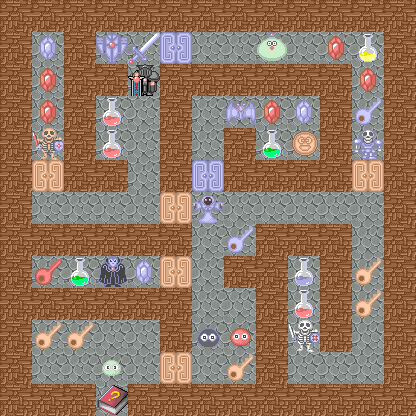

Below is a game level as drawn by its tile map, then a one-line description and the .tmx that defines it (tile-layer data replaced by summaries):
An orthogonal 13x13 tile map with 32x32 px tiles, 5 tile layers (floor, wall, enemy, door, ...), 4 tilesets and 2 objects (npc, teleport).

<map version="1.8" tiledversion="1.8.5" orientation="orthogonal" renderorder="right-down" width="13" height="13" tilewidth="32" tileheight="32" infinite="0" nextlayerid="7" nextobjectid="3">
 <tileset firstgid="1" name="terrain" tilewidth="32" tileheight="32" tilecount="2" columns="2">
  <image source="terrain.png" width="64" height="32" />
 </tileset>
 <tileset firstgid="3" name="enemy" tilewidth="32" tileheight="32" tilecount="256" columns="4">
  <image source="enemy.png" width="128" height="2048" />
 </tileset>
 <tileset firstgid="259" name="door" tilewidth="32" tileheight="32" tilecount="16" columns="4">
  <image source="door.png" width="128" height="128" />
 </tileset>
 <tileset firstgid="275" name="item" tilewidth="32" tileheight="32" tilecount="64" columns="4">
  <image source="item.png" width="128" height="512" />
 </tileset>
 <layer id="1" name="floor" width="13" height="13">
  <data>[169 cells, 169 non-empty, 1 distinct tile ids]</data>
 </layer>
 <layer id="2" name="wall" width="13" height="13">
  <data>[169 cells, 93 non-empty, 1 distinct tile ids]</data>
 </layer>
 <layer id="3" name="enemy" width="13" height="13">
  <data>[169 cells, 11 non-empty, 11 distinct tile ids]</data>
 </layer>
 <layer id="4" name="door" width="13" height="13">
  <data>[169 cells, 7 non-empty, 2 distinct tile ids]</data>
 </layer>
 <layer id="5" name="item" width="13" height="13">
  <data>[169 cells, 27 non-empty, 13 distinct tile ids]</data>
 </layer>
 <objectgroup id="6" name="object">
  <object id="1" name="npc0" type="npc" x="128" y="320" width="32" height="32">
   <properties>
    <property name="image" value="npc.png" />
    <property name="rectX" value="0" />
    <property name="rectY" value="0" />
   </properties>
  </object>
  <object id="2" type="teleport" x="192" y="32" width="32" height="32">
   <properties>
    <property name="heroTileCoordX" value="2" />
    <property name="heroTileCoordY" value="11" />
    <property name="image" value="down_floor.png" />
    <property name="targetMap" value="1" />
   </properties>
  </object>
 </objectgroup>
</map>
